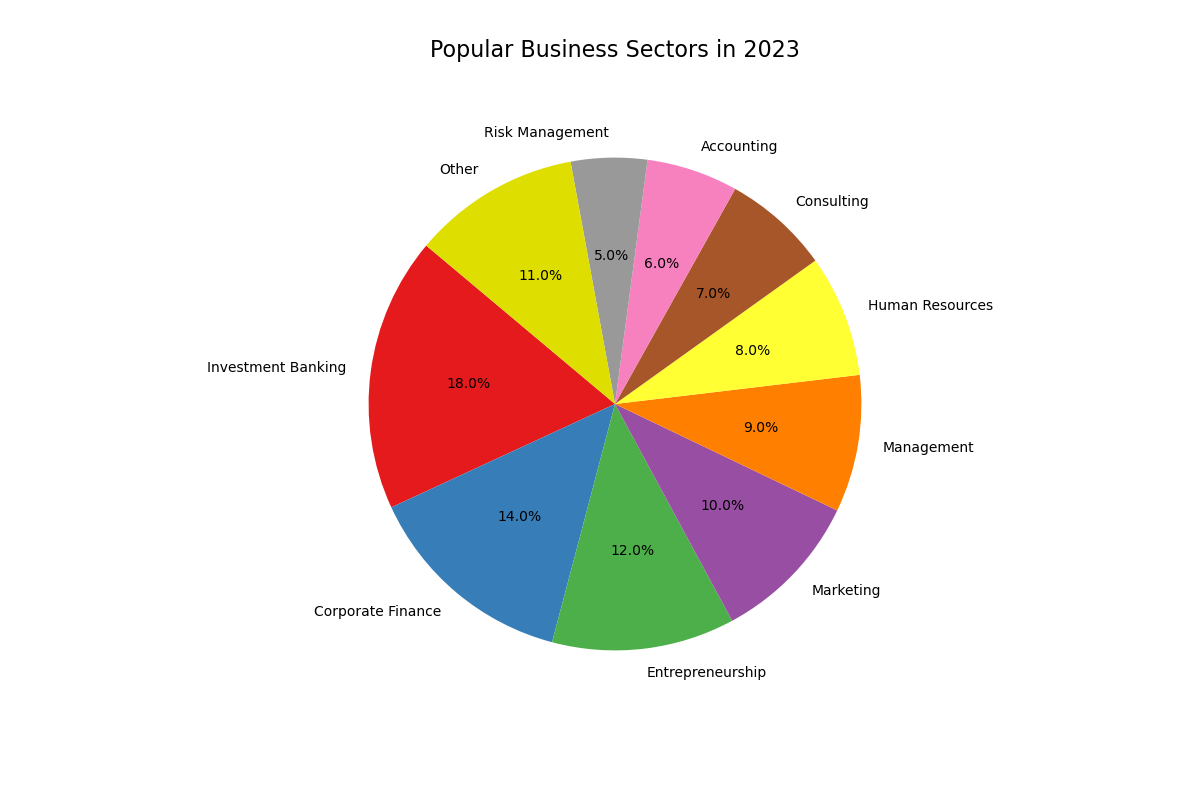

Source code (Python):

import matplotlib.pyplot as plt

# Data
categories = ['Investment Banking', 'Corporate Finance', 'Entrepreneurship', 'Marketing', 'Management', 
              'Human Resources', 'Consulting', 'Accounting', 'Risk Management', 'Other']
percentages = [18.00, 14.00, 12.00, 10.00, 9.00, 8.00, 7.00, 6.00, 5.00, 11.00]
colors = ['#e41a1c', '#377eb8', '#4daf4a', '#984ea3', '#ff7f00', '#ffff33', '#a65628', '#f781bf', '#999999', '#dede00']

# Create a pie chart
plt.figure(figsize=(12, 8))
plt.pie(percentages, labels=categories, autopct='%1.1f%%', startangle=140, colors=colors)

# Title
plt.title('Popular Business Sectors in 2023', fontsize=16, y=1.05)

# Display the chart
plt.show()
